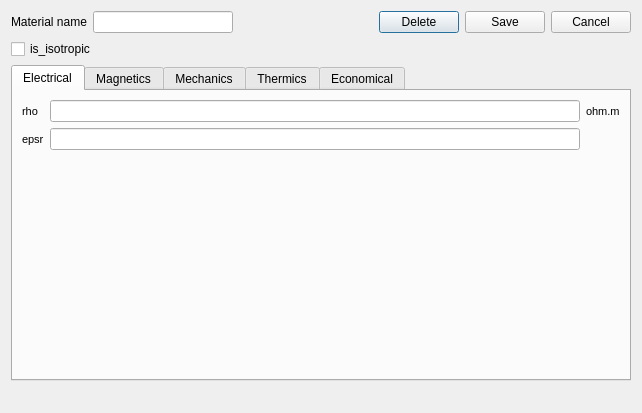
<?xml version="1.0" encoding="UTF-8"?>
<ui version="4.0">
 <class>DMatSetup</class>
 <widget class="QDialog" name="DMatSetup">
  <property name="geometry">
   <rect>
    <x>0</x>
    <y>0</y>
    <width>642</width>
    <height>413</height>
   </rect>
  </property>
  <property name="windowTitle">
   <string>Edit Material</string>
  </property>
  <property name="windowIcon">
   <iconset resource="../../../Resources/pyleecan.qrc">
    <normaloff>:/images/images/icon/pyleecan_64.png</normaloff>:/images/images/icon/pyleecan_64.png</iconset>
  </property>
  <layout class="QVBoxLayout" name="verticalLayout">
   <item>
    <layout class="QHBoxLayout" name="horizontalLayout">
     <item>
      <widget class="QLabel" name="in_name">
       <property name="text">
        <string>Material name</string>
       </property>
      </widget>
     </item>
     <item>
      <widget class="QLineEdit" name="le_name">
       <property name="text">
        <string/>
       </property>
      </widget>
     </item>
     <item>
      <spacer name="horizontalSpacer">
       <property name="orientation">
        <enum>Qt::Horizontal</enum>
       </property>
       <property name="sizeHint" stdset="0">
        <size>
         <width>40</width>
         <height>20</height>
        </size>
       </property>
      </spacer>
     </item>
     <item>
      <widget class="QPushButton" name="b_delete">
       <property name="text">
        <string>Delete</string>
       </property>
      </widget>
     </item>
     <item>
      <widget class="QPushButton" name="b_save">
       <property name="text">
        <string>Save</string>
       </property>
      </widget>
     </item>
     <item>
      <widget class="QPushButton" name="b_cancel">
       <property name="text">
        <string>Cancel</string>
       </property>
      </widget>
     </item>
    </layout>
   </item>
   <item>
    <widget class="QCheckBox" name="is_isotropic">
     <property name="text">
      <string>is_isotropic</string>
     </property>
    </widget>
   </item>
   <item>
    <widget class="QTabWidget" name="nav_phy">
     <property name="minimumSize">
      <size>
       <width>370</width>
       <height>0</height>
      </size>
     </property>
     <property name="currentIndex">
      <number>0</number>
     </property>
     <widget class="QWidget" name="tab_elec">
      <attribute name="title">
       <string>Electrical</string>
      </attribute>
      <layout class="QVBoxLayout" name="verticalLayout_5">
       <item>
        <layout class="QGridLayout" name="gridLayout_2">
         <item row="0" column="0">
          <widget class="QLabel" name="in_rho_elec">
           <property name="font">
            <font>
             <pointsize>8</pointsize>
             <weight>50</weight>
             <bold>false</bold>
            </font>
           </property>
           <property name="text">
            <string>rho</string>
           </property>
          </widget>
         </item>
         <item row="0" column="1">
          <widget class="FloatEdit" name="lf_rho_elec"/>
         </item>
         <item row="0" column="2">
          <widget class="QLabel" name="unit_rho_elec">
           <property name="font">
            <font>
             <pointsize>8</pointsize>
             <weight>50</weight>
             <bold>false</bold>
            </font>
           </property>
           <property name="text">
            <string>ohm.m</string>
           </property>
          </widget>
         </item>
         <item row="1" column="0">
          <widget class="QLabel" name="in_epsr">
           <property name="font">
            <font>
             <pointsize>8</pointsize>
             <weight>50</weight>
             <bold>false</bold>
            </font>
           </property>
           <property name="text">
            <string>epsr</string>
           </property>
          </widget>
         </item>
         <item row="1" column="1">
          <widget class="FloatEdit" name="lf_epsr"/>
         </item>
        </layout>
       </item>
       <item>
        <spacer name="verticalSpacer_2">
         <property name="orientation">
          <enum>Qt::Vertical</enum>
         </property>
         <property name="sizeHint" stdset="0">
          <size>
           <width>20</width>
           <height>40</height>
          </size>
         </property>
        </spacer>
       </item>
      </layout>
     </widget>
     <widget class="QWidget" name="tab_mag">
      <attribute name="title">
       <string>Magnetics</string>
      </attribute>
      <layout class="QVBoxLayout" name="verticalLayout_3">
       <item>
        <layout class="QGridLayout" name="gridLayout">
         <item row="0" column="0">
          <widget class="QLabel" name="in_mur_lin">
           <property name="font">
            <font>
             <pointsize>8</pointsize>
             <weight>50</weight>
             <bold>false</bold>
            </font>
           </property>
           <property name="text">
            <string>mur_lin</string>
           </property>
          </widget>
         </item>
         <item row="0" column="1">
          <widget class="FloatEdit" name="lf_mur_lin"/>
         </item>
         <item row="1" column="0">
          <widget class="QLabel" name="in_Brm20">
           <property name="font">
            <font>
             <pointsize>8</pointsize>
             <weight>50</weight>
             <bold>false</bold>
            </font>
           </property>
           <property name="text">
            <string>Brm20</string>
           </property>
          </widget>
         </item>
         <item row="1" column="1">
          <widget class="FloatEdit" name="lf_Brm20"/>
         </item>
         <item row="1" column="2">
          <widget class="QLabel" name="unit_Brm20">
           <property name="font">
            <font>
             <pointsize>8</pointsize>
             <weight>50</weight>
             <bold>false</bold>
            </font>
           </property>
           <property name="text">
            <string>T</string>
           </property>
          </widget>
         </item>
         <item row="2" column="0">
          <widget class="QLabel" name="in_alpha_Br">
           <property name="font">
            <font>
             <pointsize>8</pointsize>
             <weight>50</weight>
             <bold>false</bold>
            </font>
           </property>
           <property name="text">
            <string>alphaBr</string>
           </property>
          </widget>
         </item>
         <item row="2" column="1">
          <widget class="FloatEdit" name="lf_alpha_Br"/>
         </item>
         <item row="3" column="0">
          <widget class="QLabel" name="in_Wlam">
           <property name="font">
            <font>
             <pointsize>8</pointsize>
             <weight>50</weight>
             <bold>false</bold>
            </font>
           </property>
           <property name="text">
            <string>Wlam</string>
           </property>
          </widget>
         </item>
         <item row="3" column="1">
          <widget class="FloatEdit" name="lf_Wlam"/>
         </item>
         <item row="3" column="2">
          <widget class="QLabel" name="unit_Wlam">
           <property name="font">
            <font>
             <pointsize>8</pointsize>
             <weight>50</weight>
             <bold>false</bold>
            </font>
           </property>
           <property name="text">
            <string>m</string>
           </property>
          </widget>
         </item>
        </layout>
       </item>
       <item>
        <widget class="WImport" name="w_BH_import" native="true"/>
       </item>
       <item>
        <spacer name="verticalSpacer">
         <property name="orientation">
          <enum>Qt::Vertical</enum>
         </property>
         <property name="sizeHint" stdset="0">
          <size>
           <width>20</width>
           <height>40</height>
          </size>
         </property>
        </spacer>
       </item>
      </layout>
     </widget>
     <widget class="QWidget" name="tab_mec">
      <attribute name="title">
       <string>Mechanics</string>
      </attribute>
      <layout class="QVBoxLayout" name="verticalLayout_12">
       <item>
        <layout class="QHBoxLayout" name="horizontalLayout_41">
         <item>
          <widget class="QLabel" name="in_rho_meca">
           <property name="font">
            <font>
             <pointsize>8</pointsize>
             <weight>50</weight>
             <bold>false</bold>
            </font>
           </property>
           <property name="text">
            <string>rho</string>
           </property>
          </widget>
         </item>
         <item>
          <widget class="FloatEdit" name="lf_rho_meca"/>
         </item>
         <item>
          <widget class="QLabel" name="unit_rho_meca">
           <property name="font">
            <font>
             <pointsize>8</pointsize>
             <weight>50</weight>
             <bold>false</bold>
            </font>
           </property>
           <property name="text">
            <string>kg/m^3</string>
           </property>
          </widget>
         </item>
        </layout>
       </item>
       <item>
        <widget class="QStackedWidget" name="nav_meca">
         <property name="currentIndex">
          <number>0</number>
         </property>
         <widget class="QWidget" name="page_niso_mec">
          <layout class="QVBoxLayout" name="verticalLayout_4">
           <item>
            <widget class="QGroupBox" name="g_young">
             <property name="title">
              <string>Equivalent Yong Modulus [Pa]</string>
             </property>
             <layout class="QHBoxLayout" name="horizontalLayout_2">
              <item>
               <widget class="QLabel" name="in_Ex">
                <property name="font">
                 <font>
                  <pointsize>8</pointsize>
                  <weight>50</weight>
                  <bold>false</bold>
                 </font>
                </property>
                <property name="text">
                 <string>Ex</string>
                </property>
               </widget>
              </item>
              <item>
               <widget class="FloatEdit" name="lf_Ex"/>
              </item>
              <item>
               <widget class="QLabel" name="in_Ey">
                <property name="font">
                 <font>
                  <pointsize>8</pointsize>
                  <weight>50</weight>
                  <bold>false</bold>
                 </font>
                </property>
                <property name="text">
                 <string>Ey</string>
                </property>
               </widget>
              </item>
              <item>
               <widget class="FloatEdit" name="lf_Ey"/>
              </item>
              <item>
               <widget class="QLabel" name="in_Ez">
                <property name="font">
                 <font>
                  <pointsize>8</pointsize>
                  <weight>50</weight>
                  <bold>false</bold>
                 </font>
                </property>
                <property name="text">
                 <string>Ez</string>
                </property>
               </widget>
              </item>
              <item>
               <widget class="FloatEdit" name="lf_Ez"/>
              </item>
             </layout>
            </widget>
           </item>
           <item>
            <widget class="QGroupBox" name="g_poisson">
             <property name="title">
              <string>Equivalent Poisson ratio [ ]</string>
             </property>
             <layout class="QHBoxLayout" name="horizontalLayout_3">
              <item>
               <widget class="QLabel" name="in_nu_xy">
                <property name="font">
                 <font>
                  <pointsize>8</pointsize>
                  <weight>50</weight>
                  <bold>false</bold>
                 </font>
                </property>
                <property name="text">
                 <string>nu_xy</string>
                </property>
               </widget>
              </item>
              <item>
               <widget class="FloatEdit" name="lf_nu_xy"/>
              </item>
              <item>
               <widget class="QLabel" name="in_nu_xz">
                <property name="font">
                 <font>
                  <pointsize>8</pointsize>
                  <weight>50</weight>
                  <bold>false</bold>
                 </font>
                </property>
                <property name="text">
                 <string>nu_xz</string>
                </property>
               </widget>
              </item>
              <item>
               <widget class="FloatEdit" name="lf_nu_xz"/>
              </item>
              <item>
               <widget class="QLabel" name="in_nu_yz">
                <property name="font">
                 <font>
                  <pointsize>8</pointsize>
                  <weight>50</weight>
                  <bold>false</bold>
                 </font>
                </property>
                <property name="text">
                 <string>nu_yz</string>
                </property>
               </widget>
              </item>
              <item>
               <widget class="FloatEdit" name="lf_nu_yz"/>
              </item>
             </layout>
            </widget>
           </item>
           <item>
            <widget class="QGroupBox" name="g_shear">
             <property name="title">
              <string>Shear modulus [Pa]</string>
             </property>
             <layout class="QHBoxLayout" name="horizontalLayout_4">
              <item>
               <widget class="QLabel" name="in_Gxy">
                <property name="font">
                 <font>
                  <pointsize>8</pointsize>
                  <weight>50</weight>
                  <bold>false</bold>
                 </font>
                </property>
                <property name="text">
                 <string>Gxy</string>
                </property>
               </widget>
              </item>
              <item>
               <widget class="FloatEdit" name="lf_Gxy"/>
              </item>
              <item>
               <widget class="QLabel" name="in_Gxz">
                <property name="font">
                 <font>
                  <pointsize>8</pointsize>
                  <weight>50</weight>
                  <bold>false</bold>
                 </font>
                </property>
                <property name="text">
                 <string>Gxz</string>
                </property>
               </widget>
              </item>
              <item>
               <widget class="FloatEdit" name="lf_Gxz"/>
              </item>
              <item>
               <widget class="QLabel" name="in_Gyz">
                <property name="font">
                 <font>
                  <pointsize>8</pointsize>
                  <weight>50</weight>
                  <bold>false</bold>
                 </font>
                </property>
                <property name="text">
                 <string>Gyz</string>
                </property>
               </widget>
              </item>
              <item>
               <widget class="FloatEdit" name="lf_Gyz"/>
              </item>
             </layout>
            </widget>
           </item>
           <item>
            <spacer name="verticalSpacer_5">
             <property name="orientation">
              <enum>Qt::Vertical</enum>
             </property>
             <property name="sizeHint" stdset="0">
              <size>
               <width>20</width>
               <height>40</height>
              </size>
             </property>
            </spacer>
           </item>
          </layout>
         </widget>
         <widget class="QWidget" name="page_iso_mec">
          <layout class="QVBoxLayout" name="verticalLayout_7">
           <item>
            <layout class="QGridLayout" name="gridLayout_4">
             <item row="0" column="0">
              <widget class="QLabel" name="in_E">
               <property name="font">
                <font>
                 <pointsize>8</pointsize>
                 <weight>50</weight>
                 <bold>false</bold>
                </font>
               </property>
               <property name="text">
                <string>E</string>
               </property>
              </widget>
             </item>
             <item row="0" column="1">
              <widget class="FloatEdit" name="lf_E"/>
             </item>
             <item row="0" column="2">
              <widget class="QLabel" name="unit_E">
               <property name="text">
                <string>Pa</string>
               </property>
              </widget>
             </item>
             <item row="1" column="0">
              <widget class="QLabel" name="in_nu">
               <property name="font">
                <font>
                 <pointsize>8</pointsize>
                 <weight>50</weight>
                 <bold>false</bold>
                </font>
               </property>
               <property name="text">
                <string>nu</string>
               </property>
              </widget>
             </item>
             <item row="1" column="1">
              <widget class="FloatEdit" name="lf_nu"/>
             </item>
             <item row="2" column="0">
              <widget class="QLabel" name="in_G">
               <property name="font">
                <font>
                 <pointsize>8</pointsize>
                 <weight>50</weight>
                 <bold>false</bold>
                </font>
               </property>
               <property name="text">
                <string>G</string>
               </property>
              </widget>
             </item>
             <item row="2" column="1">
              <widget class="FloatEdit" name="lf_G"/>
             </item>
             <item row="2" column="2">
              <widget class="QLabel" name="unit_G">
               <property name="text">
                <string>Pa</string>
               </property>
              </widget>
             </item>
            </layout>
           </item>
           <item>
            <spacer name="verticalSpacer_6">
             <property name="orientation">
              <enum>Qt::Vertical</enum>
             </property>
             <property name="sizeHint" stdset="0">
              <size>
               <width>20</width>
               <height>40</height>
              </size>
             </property>
            </spacer>
           </item>
          </layout>
         </widget>
        </widget>
       </item>
      </layout>
     </widget>
     <widget class="QWidget" name="tab_ther">
      <attribute name="title">
       <string>Thermics</string>
      </attribute>
      <layout class="QVBoxLayout" name="verticalLayout_2">
       <item>
        <widget class="QGroupBox" name="g_lambda">
         <property name="maximumSize">
          <size>
           <width>16777215</width>
           <height>80</height>
          </size>
         </property>
         <property name="title">
          <string>Lambda [W/K]</string>
         </property>
         <layout class="QVBoxLayout" name="verticalLayout_11">
          <item>
           <widget class="QStackedWidget" name="nav_ther">
            <property name="currentIndex">
             <number>1</number>
            </property>
            <widget class="QWidget" name="page_niso_ther">
             <layout class="QHBoxLayout" name="horizontalLayout_5">
              <item>
               <widget class="QLabel" name="in_Lx">
                <property name="font">
                 <font>
                  <pointsize>8</pointsize>
                  <weight>50</weight>
                  <bold>false</bold>
                 </font>
                </property>
                <property name="text">
                 <string>X</string>
                </property>
               </widget>
              </item>
              <item>
               <widget class="FloatEdit" name="lf_Lx"/>
              </item>
              <item>
               <widget class="QLabel" name="in_Ly">
                <property name="font">
                 <font>
                  <pointsize>8</pointsize>
                  <weight>50</weight>
                  <bold>false</bold>
                 </font>
                </property>
                <property name="text">
                 <string>Y</string>
                </property>
               </widget>
              </item>
              <item>
               <widget class="FloatEdit" name="lf_Ly"/>
              </item>
              <item>
               <widget class="QLabel" name="in_Lz">
                <property name="font">
                 <font>
                  <pointsize>8</pointsize>
                  <weight>50</weight>
                  <bold>false</bold>
                 </font>
                </property>
                <property name="text">
                 <string>Z</string>
                </property>
               </widget>
              </item>
              <item>
               <widget class="FloatEdit" name="lf_Lz"/>
              </item>
             </layout>
            </widget>
            <widget class="QWidget" name="page_iso_ther">
             <layout class="QHBoxLayout" name="horizontalLayout_7">
              <item>
               <widget class="QLabel" name="in_L">
                <property name="font">
                 <font>
                  <pointsize>8</pointsize>
                  <weight>50</weight>
                  <bold>false</bold>
                 </font>
                </property>
                <property name="text">
                 <string>Lambda</string>
                </property>
               </widget>
              </item>
              <item>
               <widget class="FloatEdit" name="lf_L"/>
              </item>
              <item>
               <widget class="QLabel" name="unit_L">
                <property name="text">
                 <string>W / K</string>
                </property>
               </widget>
              </item>
             </layout>
            </widget>
           </widget>
          </item>
         </layout>
        </widget>
       </item>
       <item>
        <layout class="QGridLayout" name="gridLayout_3">
         <item row="1" column="0">
          <widget class="QLabel" name="in_alpha">
           <property name="font">
            <font>
             <pointsize>8</pointsize>
             <weight>50</weight>
             <bold>false</bold>
            </font>
           </property>
           <property name="text">
            <string>alpha</string>
           </property>
          </widget>
         </item>
         <item row="0" column="0">
          <widget class="QLabel" name="in_Cp">
           <property name="font">
            <font>
             <pointsize>8</pointsize>
             <weight>50</weight>
             <bold>false</bold>
            </font>
           </property>
           <property name="text">
            <string>Cp</string>
           </property>
          </widget>
         </item>
         <item row="1" column="1">
          <widget class="FloatEdit" name="lf_alpha"/>
         </item>
         <item row="0" column="2">
          <widget class="QLabel" name="unit_Cp">
           <property name="font">
            <font>
             <pointsize>8</pointsize>
             <weight>50</weight>
             <bold>false</bold>
            </font>
           </property>
           <property name="text">
            <string>W / kg / K</string>
           </property>
          </widget>
         </item>
         <item row="0" column="1">
          <widget class="FloatEdit" name="lf_Cp"/>
         </item>
        </layout>
       </item>
       <item>
        <spacer name="verticalSpacer_3">
         <property name="orientation">
          <enum>Qt::Vertical</enum>
         </property>
         <property name="sizeHint" stdset="0">
          <size>
           <width>20</width>
           <height>40</height>
          </size>
         </property>
        </spacer>
       </item>
      </layout>
     </widget>
     <widget class="QWidget" name="tab_eco">
      <attribute name="title">
       <string>Economical</string>
      </attribute>
      <layout class="QVBoxLayout" name="verticalLayout_6">
       <item>
        <layout class="QHBoxLayout" name="horizontalLayout_6">
         <item>
          <widget class="QLabel" name="in_cost_unit">
           <property name="font">
            <font>
             <pointsize>8</pointsize>
             <weight>50</weight>
             <bold>false</bold>
            </font>
           </property>
           <property name="text">
            <string>cost_unit</string>
           </property>
          </widget>
         </item>
         <item>
          <widget class="FloatEdit" name="lf_cost_unit"/>
         </item>
         <item>
          <widget class="QLabel" name="unit_cost_unit">
           <property name="text">
            <string>€ / kg</string>
           </property>
          </widget>
         </item>
        </layout>
       </item>
       <item>
        <spacer name="verticalSpacer_4">
         <property name="orientation">
          <enum>Qt::Vertical</enum>
         </property>
         <property name="sizeHint" stdset="0">
          <size>
           <width>20</width>
           <height>40</height>
          </size>
         </property>
        </spacer>
       </item>
      </layout>
     </widget>
    </widget>
   </item>
   <item>
    <spacer name="verticalSpacer_7">
     <property name="orientation">
      <enum>Qt::Vertical</enum>
     </property>
     <property name="sizeHint" stdset="0">
      <size>
       <width>20</width>
       <height>40</height>
      </size>
     </property>
    </spacer>
   </item>
  </layout>
 </widget>
 <customwidgets>
  <customwidget>
   <class>FloatEdit</class>
   <extends>QLineEdit</extends>
   <header>.....GUI/Tools/FloatEdit.h</header>
  </customwidget>
  <customwidget>
   <class>WImport</class>
   <extends>QWidget</extends>
   <header>.....GUI/Tools/WImport/WImport.h</header>
   <container>1</container>
  </customwidget>
 </customwidgets>
 <resources>
  <include location="../../../Resources/pyleecan.qrc"/>
  <include location="../../../Resources/pyleecan.qrc"/>
 </resources>
 <connections/>
</ui>
